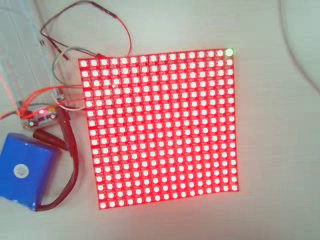
#> input picture frame 38 of src/vision_line/videos/video_10.avi, 320 x 240 px, given in place of the camera
$ python get_videos.py
#> lines starting #> are read from the running program, lines starting #| are printed output that depends on the picture
### src/vision_line/scripts/camera_capture.py
import logging
import os
import time

import cv2
import numpy as np

logging.basicConfig(
    level=logging.INFO,
    format="%(asctime)s - %(levelname)s - %(message)s",
    datefmt="%Y-%m-%d %H:%M:%S",
)


class CameraCapture:
    def __init__(self, index=0, width=640, height=480) -> None:
        """初始化摄像头

        Args:
            index: 摄像头索引，默认使用 CameraConfig.INDEX
            width: 分辨率宽度，默认使用 CameraConfig.WIDTH
            height: 分辨率高度，默认使用 CameraConfig.HEIGHT
        """

        self.cap = cv2.VideoCapture(index)
        # self.cap = cv2.VideoCapture(index, cv2.CAP_V4L2)
        self.cap.set(cv2.CAP_PROP_FRAME_WIDTH, width)
        self.cap.set(cv2.CAP_PROP_FRAME_HEIGHT, height)

        if not self.cap.isOpened():
            logging.error("Cannot open camera.")
            raise RuntimeError(f"Failed to open camera at index {index}")

        self.mtx = np.array(
            [
                [420.88617453, 0.0, 322.17160714],
                [0.0, 423.22330218, 231.10564846],
                [0.0, 0.0, 1.0],
            ],
            dtype=np.float32,
        )  # 内参数矩阵

        self.dist = np.array(
            [[-0.34912917, 0.17532058, 0.01055267, -0.00249659, 0.0]],
            dtype=np.float32,
        )  # 畸变系数

    def get_picture(self):
        """获取一帧图片"""
        if self.cap is None or not self.cap.isOpened():
            raise RuntimeError("Camera is not opened.")

        ret, frame = self.cap.read()
#> frame is the input picture: shape (240, 320, 3); mean B, G, R 146.6, 145.6, 180.9
        if not ret:
            logging.error("Failed to grab frame")
            raise RuntimeError("Failed to grab frame")
        frame_1 = cv2.flip(frame, 1)  # 水平翻转
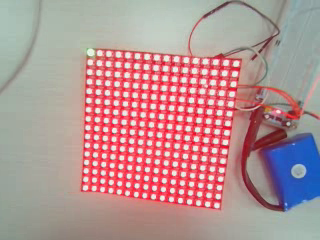
#> frame_1: shape (240, 320, 3); mean B, G, R 146.6, 145.6, 180.9
        return frame_1

    # [7 lines left out: function save_picture, not called in this run]

    def is_opened(self):
        """检查摄像头是否已打开"""
        return self.cap is not None and self.cap.isOpened()

    def close(self):
        """关闭摄像头"""
        if self.cap is not None:
            self.cap.release()
            self.cap = None

    def __enter__(self):
        """上下文管理器入口"""
        return self

    # [4 lines left out: function __exit__, not called in this run]

    def __del__(self):
        """析构函数，对象销毁时自动释放资源"""
        self.close()

    # [66 lines left out: function calibration, not called in this run]

    def correct_img(self, img):
        h, w = img.shape[:2]
#> h = 240; w = 320
        try:
            # 根据畸变参数，计算一个去畸变后的最优内参矩阵
            # roi： 去畸变后可剪掉黑边
            newcameramtx, roi = cv2.getOptimalNewCameraMatrix(
                self.mtx, self.dist, (w, h), 0, (w, h)
            )
#> roi = (0, 0, 319, 239)

            # 生成去畸变映射表，并应用映射表将像素重新映射
            mapx, mapy = cv2.initUndistortRectifyMap(
                self.mtx, self.dist, None, newcameramtx, (w, h), 5
            )

            dst = cv2.remap(img, mapx, mapy, cv2.INTER_LINEAR)
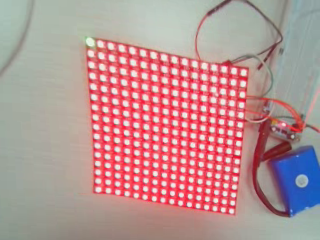
#> dst: shape (240, 320, 3); mean B, G, R 146.7, 146.5, 183.8
            return dst
        except Exception as e:
            logging.error(f"error when correct img with mtx:{e}")
            return img

    # [49 lines left out: function check_camera_capabilities, not called in this run]


# [41 lines that do not run on import are left out]

### src/vision_line/scripts/get_videos.py
import os

import cv2
from camera_capture import CameraCapture

VIDEO_DIR = os.path.join(
    os.path.dirname(os.path.dirname(os.path.abspath(__file__))), "videos"
)
os.makedirs(VIDEO_DIR, exist_ok=True)

if __name__ == "__main__":
    cap = CameraCapture(0)
    recording = False
    writer = None
    video_count = len([f for f in os.listdir(VIDEO_DIR) if f.endswith(".avi")])

    try:
        while True:
            raw_img = cap.get_picture()
            img = cap.correct_img(raw_img)
            img = cv2.flip(img, 1)
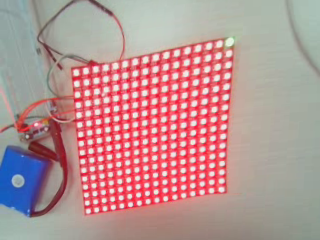
#> img: shape (240, 320, 3); mean B, G, R 146.7, 146.5, 183.8
            img = cv2.resize(img, (320, 240))

            canvas = img.copy()

            if recording:
                cv2.circle(canvas, (15, 15), 8, (0, 0, 255), -1)
                cv2.putText(
                    canvas,
                    "REC",
                    (28, 22),
                    cv2.FONT_HERSHEY_SIMPLEX,
                    0.6,
                    (0, 0, 255),
                    2,
                )
                writer.write(img)

            cv2.imshow("Camera Capture", img)
            cv2.imshow("Canvas", canvas)

            key = cv2.waitKey(1) & 0xFF
#> (key Esc is pressed here)
            if key == ord(" "):
                if not recording:
                    video_count += 1
                    path = os.path.join(VIDEO_DIR, f"video_{video_count}.avi")
                    fourcc = cv2.VideoWriter_fourcc(*"XVID")
                    writer = cv2.VideoWriter(path, fourcc, 30.0, (320, 240))
                    recording = True
                    print(f"Recording started: {path}")
                else:
                    recording = False
                    writer.release()
                    writer = None
                    print("Recording stopped and saved.")
            elif key == 27:
                break

    except KeyboardInterrupt:
        print("Exiting...")
    except Exception as e:
        print(f"Error: {e}")
    finally:
        if writer is not None:
            writer.release()
        cap.close()
        cv2.destroyAllWindows()

$ run again, starting later in the video
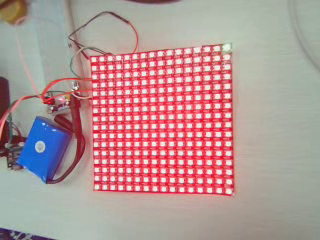
#> input picture frame 174 of src/vision_line/videos/video_10.avi, 320 x 240 px, given in place of the camera
#> in get_picture, frame is the input picture: shape (240, 320, 3); mean B, G, R 148.9, 149.6, 179.5
#> in correct_img, `dst = cv2.remap(img, mapx, mapy, cv2.INTER_LINEAR)`:
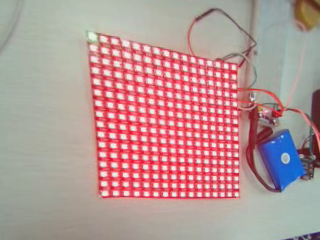
#> dst: shape (240, 320, 3); mean B, G, R 148.8, 150, 182.2
#> `img = cv2.flip(img, 1)`:
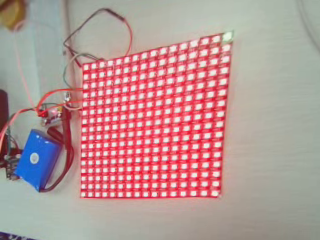
#> img: shape (240, 320, 3); mean B, G, R 148.8, 150, 182.2

$ run again, starting later in the video
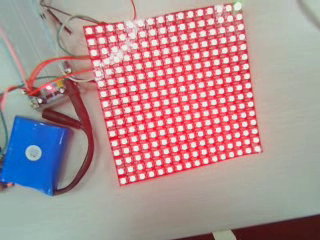
#> input picture frame 309 of src/vision_line/videos/video_10.avi, 320 x 240 px, given in place of the camera
#> in get_picture, frame is the input picture: shape (240, 320, 3); mean B, G, R 146.1, 143.9, 174.5
#> in correct_img, `dst = cv2.remap(img, mapx, mapy, cv2.INTER_LINEAR)`:
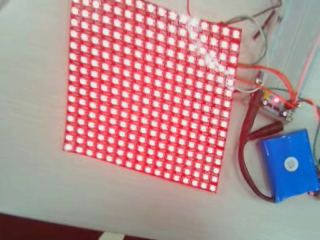
#> dst: shape (240, 320, 3); mean B, G, R 144.6, 142.7, 178.4
#> `img = cv2.flip(img, 1)`:
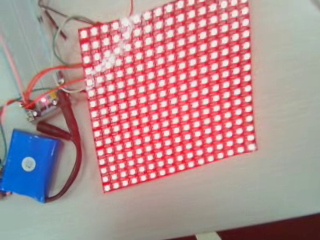
#> img: shape (240, 320, 3); mean B, G, R 144.6, 142.7, 178.4
